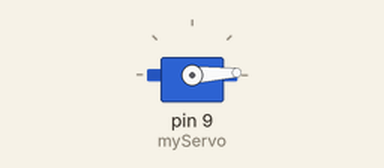
Simulated run of this sketch. Board: Arduino Uno, built with avr-gcc and run on an emulated ATmega328P. Shown: servo.

Above: at 0.05 s.
At 1.3 s:
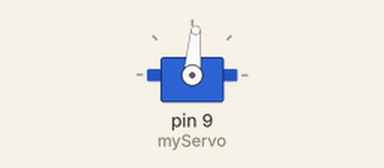
At 2.6 s:
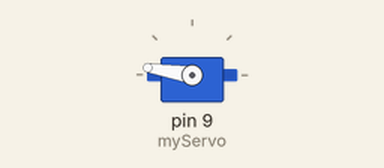
At 5.2 s:
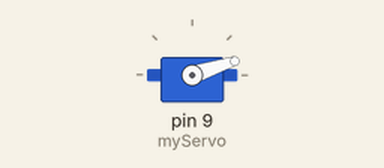
Timing chart, 0 to 7.1 s (numbered marks = the images above):
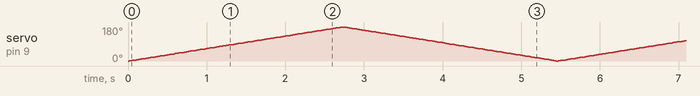

The sketch:

servo_test_real.ino
```cpp
#include <Servo.h>

Servo myServo;  // Create a Servo object

void setup() {
  myServo.attach(9);  // Attach servo to pin 9
}

void loop() {
  // Sweep from 0 to 180 degrees
  for (int pos = 0; pos <= 180; pos += 1) {
    myServo.write(pos);          // Move to current position
    delay(15);                   // Small delay for smooth motion
  }

  // Sweep from 180 to 0 degrees
  for (int pos = 180; pos >= 0; pos -= 1) {
    myServo.write(pos);
    delay(15);
  }
}
```
